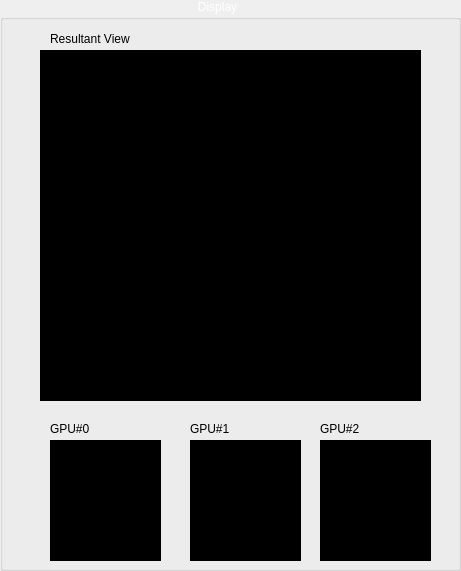
   <widget class="QGroupBox" name="groupBox">
    <property name="geometry">
     <rect>
      <x>390</x>
      <y>10</y>
      <width>461</width>
      <height>571</height>
     </rect>
    </property>
    <property name="styleSheet">
     <string notr="true">QGroupBox::title{
padding:0 3px;
color:#fff;
}</string>
    </property>
    <property name="title">
     <string>                                                          Display</string>
    </property>
    <widget class="QLabel" name="labelGPU0">
     <property name="geometry">
      <rect>
       <x>50</x>
       <y>420</y>
       <width>121</width>
       <height>17</height>
      </rect>
     </property>
     <property name="text">
      <string>GPU#0</string>
     </property>
    </widget>
    <widget class="QLabel" name="frameContainer0">
     <property name="enabled">
      <bool>true</bool>
     </property>
     <property name="geometry">
      <rect>
       <x>50</x>
       <y>440</y>
       <width>111</width>
       <height>121</height>
      </rect>
     </property>
     <property name="autoFillBackground">
      <bool>false</bool>
     </property>
     <property name="styleSheet">
      <string notr="true">background-color: rgb(0, 0, 0);</string>
     </property>
     <property name="frameShape">
      <enum>QFrame::Box</enum>
     </property>
     <property name="frameShadow">
      <enum>QFrame::Sunken</enum>
     </property>
     <property name="text">
      <string/>
     </property>
    </widget>
    <widget class="QLabel" name="frameContainer1">
     <property name="enabled">
      <bool>true</bool>
     </property>
     <property name="geometry">
      <rect>
       <x>190</x>
       <y>440</y>
       <width>111</width>
       <height>121</height>
      </rect>
     </property>
     <property name="autoFillBackground">
      <bool>false</bool>
     </property>
     <property name="styleSheet">
      <string notr="true">background-color: rgb(0, 0, 0);</string>
     </property>
     <property name="frameShape">
      <enum>QFrame::Box</enum>
     </property>
     <property name="frameShadow">
      <enum>QFrame::Sunken</enum>
     </property>
     <property name="text">
      <string/>
     </property>
    </widget>
    <widget class="QLabel" name="labelGPU1">
     <property name="geometry">
      <rect>
       <x>190</x>
       <y>420</y>
       <width>121</width>
       <height>17</height>
      </rect>
     </property>
     <property name="text">
      <string>GPU#1</string>
     </property>
    </widget>
    <widget class="QLabel" name="labelGPU2">
     <property name="geometry">
      <rect>
       <x>320</x>
       <y>420</y>
       <width>121</width>
       <height>17</height>
      </rect>
     </property>
     <property name="text">
      <string>GPU#2</string>
     </property>
    </widget>
    <widget class="QLabel" name="frameContainer2">
     <property name="enabled">
      <bool>true</bool>
     </property>
     <property name="geometry">
      <rect>
       <x>320</x>
       <y>440</y>
       <width>111</width>
       <height>121</height>
      </rect>
     </property>
     <property name="autoFillBackground">
      <bool>false</bool>
     </property>
     <property name="styleSheet">
      <string notr="true">background-color: rgb(0, 0, 0);</string>
     </property>
     <property name="frameShape">
      <enum>QFrame::Box</enum>
     </property>
     <property name="frameShadow">
      <enum>QFrame::Sunken</enum>
     </property>
     <property name="text">
      <string/>
     </property>
    </widget>
    <widget class="QLabel" name="frameContainerResult">
     <property name="geometry">
      <rect>
       <x>40</x>
       <y>50</y>
       <width>381</width>
       <height>351</height>
      </rect>
     </property>
     <property name="autoFillBackground">
      <bool>false</bool>
     </property>
     <property name="styleSheet">
      <string notr="true">background-color: rgb(0, 0, 0);</string>
     </property>
     <property name="frameShape">
      <enum>QFrame::Box</enum>
     </property>
     <property name="frameShadow">
      <enum>QFrame::Sunken</enum>
     </property>
     <property name="text">
      <string/>
     </property>
    </widget>
    <widget class="QLabel" name="label_5">
     <property name="geometry">
      <rect>
       <x>50</x>
       <y>30</y>
       <width>121</width>
       <height>17</height>
      </rect>
     </property>
     <property name="text">
      <string>Resultant View</string>
     </property>
    </widget>
   </widget>
